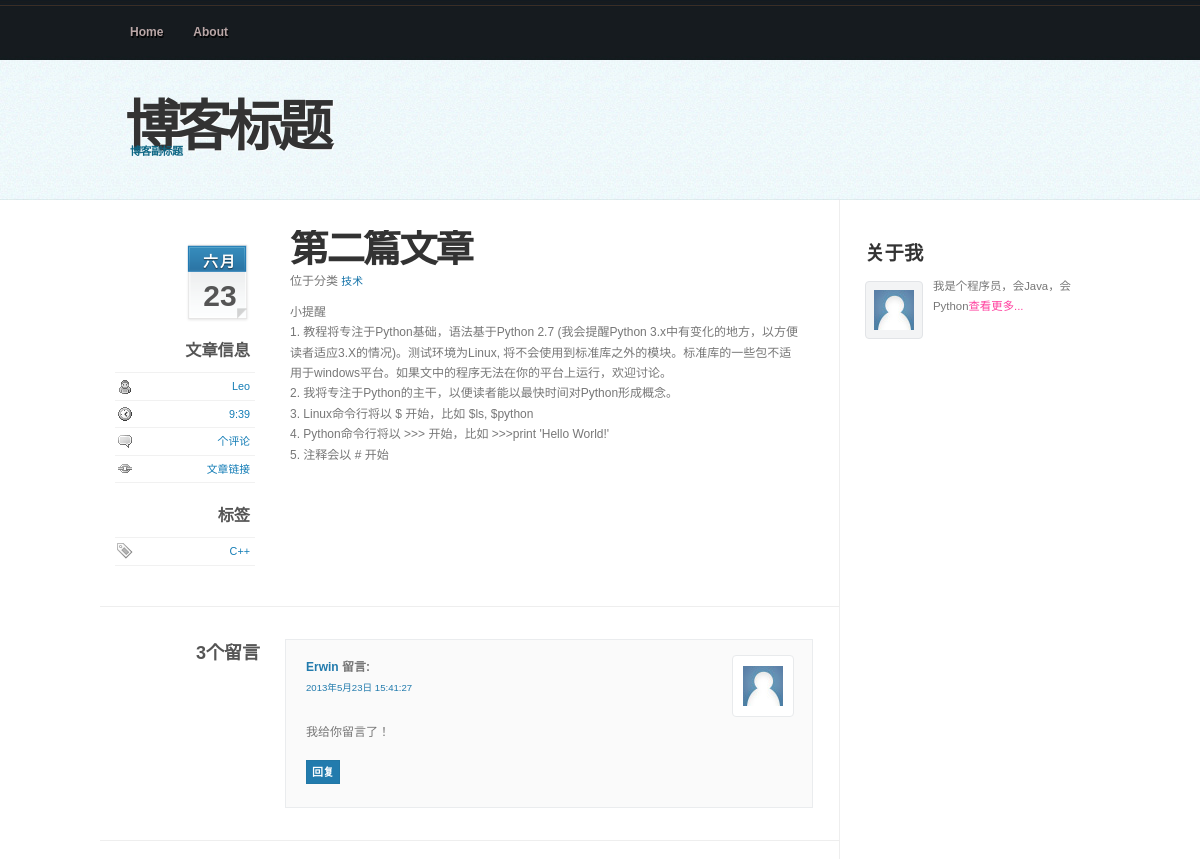
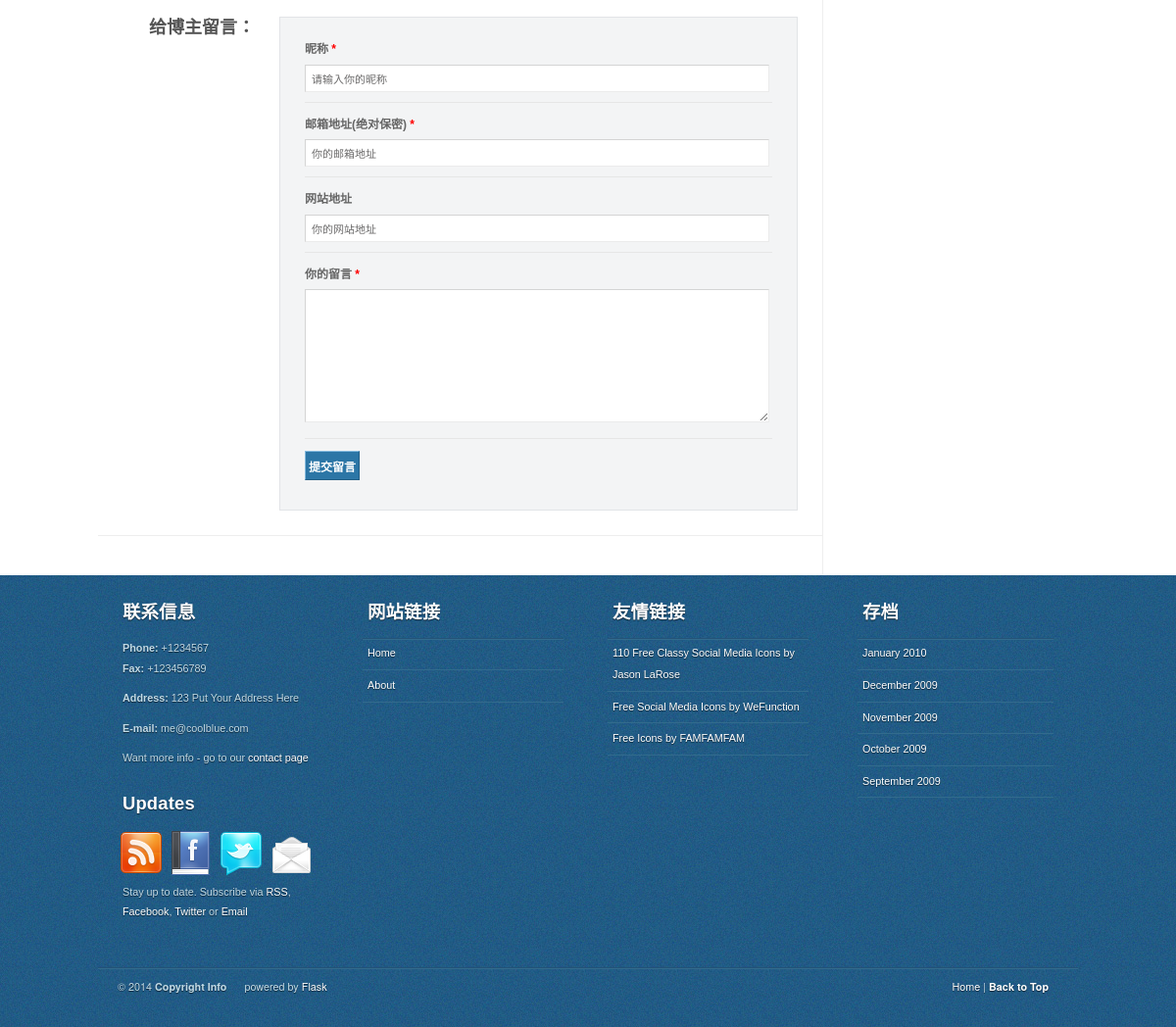
Page /blog/2 on the committed database (2 pictures, top to bottom).
### models.py (models this page shows, shortened)
class Setting(db.Model):
	id            = db.Column(db.Integer, primary_key=True)
	blog_title    = db.Column(db.String(120), nullable=False)
	blog_subtitle = db.Column(db.String(120))
	about_author  = db.Column(db.String(300))
	about_detail  = db.Column(db.Text)

class Article(db.Model):
	id          = db.Column(db.Integer, primary_key=True)
	title       = db.Column(db.String(50), nullable=False)
	content     = db.Column(db.Text)
	create_time = db.Column(db.DateTime, default=datetime.now)
	modify_time = db.Column(db.DateTime, default=datetime.now, \
		onupdate=datetime.now)
	category_id = db.Column(db.Integer, db.ForeignKey('category.id'))
	category    = db.relationship('Category', backref='articles')
	messages    = db.relationship('Message', backref='article')
	tags        = db.relationship('Tag', secondary=article_tags_table)
	user_id     = db.Column(db.Integer, db.ForeignKey('user.id'))
	author      = db.relationship('User')

class Category(db.Model):
	id   = db.Column(db.Integer, primary_key=True)
	name = db.Column(db.String(50), nullable=False)

class User(db.Model):
	id = db.Column(db.Integer, primary_key=True)
	name = db.Column(db.String(50), nullable=False)

class Tag(db.Model):
	id   = db.Column(db.Integer, primary_key=True)
	name = db.Column(db.String(30), nullable=False)

### views.py (the view)
@app.route('/blog/<int:id>')
def show(id):
	article = Article.query.get(id)
	return render_template('show.html', article=article, \
		**_global_dicts())

### views.py (called while the page is built)
def _dateformat(dt):
    mon = Mons[str(dt.month)]
    return u'%s月<span>%d</span>' % (mon, dt.day)

def _timeformat(dt):
    return u'%d:%d' % (dt.hour, dt.minute)

def _global_dicts():
	'''
	全局变量
	'''
	setting = Setting.query.get(1)
	dicts = {
		'blog':setting
	}
	return dicts

### templates/show.html (shortened to what this page needs)
{% extends 'common.html' %}
{% block main %}
      <div class="post">
        <div class="right">
          <h2>
            <a href="#">{{ article.title }}</a>
          </h2>
          <p class="post-info">
            位于分类 <a href="#">{{ article.category.name }}</a>
          </p>
          <p>
          {{ article.content|safe }}
          </p>
        </div>
        <div class="left">
          <p class="dateinfo">
            {{ article.create_time|dateformat|safe }}
          </p>
          <div class="post-meta">
            <h4>文章信息</h4>
            <ul>
              <li class="user">{{ article.author.name }}</li>
              <li class="time">{{ article.create_time|timeformat|safe }}</li>
              <li class="comment"><a href="#">{{ article.messages.length }}个评论</a></li>
              <li class="permalink"><a href="/blog/{{ article.id }}">文章链接</a></li>
            </ul>
          </div>
          <div class="post-meta">
            <h4>标签</h4>
            <ul class="tags">
              {% for tag in article.tags %}
              <li><a href="/tag/{{ tag.id }}">{{ tag.name }}</a></li>
              {% endfor %}
            </ul>
          </div>
        </div>
      </div>
      <div class="post-bottom-section">
        <h4>3个留言</h4>
        <div class="right">
          <ol class="commentlist">
            <li class="depth-1">
              <div class="comment-info"> <img width="40" height="40" class="avatar" src="/static/images/gravatar.jpg" alt=""> <cite> <a href="javascript:void(0);">Erwin</a> 留言: <br>
                <span class="comment-data"><a href="javascript:void(0);">2013年5月23日 15:41:27</a></span> </cite> </div>
              <div class="comment-text">
                <p>我给你留言了！</p>
                <div class="reply"> <a href="#msg2me" class="comment-reply-link">回复</a> </div>
              </div>
            </li>
          </ol>
        </div>
      </div>
      <div class="post-bottom-section">
        <h4>给博主留言：</h4>
        <div id="msg2me" class="right">
          <form id="commentform" method="post" action="/message">
            <p>
              <label for="nickname">昵称</label>&nbsp;<font color="red"><b>*</b></font>
              <br>
              <input type="text" tabindex="1" value="" name="nickname" id="name">
            </p>
            <p>
              <label for="email">邮箱地址(绝对保密)</label>&nbsp;<font color="red"><b>*</b></font>
              <br>
              <input type="text" tabindex="2" value="你的邮箱地址" name="email" id="email">
            </p>
            <p>
              <label for="address">网站地址</label>
              <br>
              <input type="text" tabindex="3" value="你的网站地址" name="address" id="website">
            </p>
            <p>
              <label for="content">你的留言</label>&nbsp;<font color="red"><b>*</b></font>
              <br>
              <textarea tabindex="4" cols="20" rows="10" name="content" id="message"></textarea>
            </p>
            <p class="no-border">
              <input type="submit" tabindex="5" value="提交留言" class="button">
            </p>
          </form>
        </div>
      </div>
{% endblock %}

### templates/common.html (shortened to what this page needs)
{% extends 'base.html' %}
{% block header %}
<h1 id="logo-text">
<a href="/">{{blog.blog_title}}</a>
</h1>
<p id="slogan">{{blog.blog_subtitle}}</p>
<div id="nav">
	<ul>
		<li {{ focus('home', current) }}><a href="/">Home</a></li>
		<li {{ focus('about', current) }}><a href="/about">About</a></li>
	</ul>
</div>
{% endblock %}
{% block sidebar %}
<div class="about-me">
  <h3>关于我</h3>
  <p>
    <a href="#"><img src="/static/images/gravatar.jpg" width="40"
      height="40" alt="" class="float-left" /></a>{{ blog.about_author }}<a href="/about">查看更多...</a>
  </p>
</div>
{% endblock %}
{% block sitelinks %}
<li><a href="/">Home</a></li>
<li><a href="/about">About</a></li>
{% endblock %}

### static/css/enhancements.css (style rules this page uses)
img { -moz-border-radius: 4px; -webkit-border-radius: 4px; border-radius: 4px; }
#header h1#logo-text a { text-shadow: 1px 1px 0 #fff; }
#header #nav ul, #header p#rss a { text-shadow: 1px 2px 0 rgba(0,0,0,0.9); }
.left p.dateinfo { text-shadow: 0 1px 1px rgba(0, 0, 0, 0.6); }
.left p.dateinfo span { text-shadow: none; }

### rows in the picture
Setting: blog_title "博客标题", blog_subtitle "博客副标题", about_author "我是个程序员，会Java，会Python"
Article: title "第二篇文章", content "小提醒 1. 教程将专注于Python基础，语法基于Python 2.7 (我会提醒Python 3.x中有变化的地方，以方便读者适应3.X的情况)。测试环境为Linux, 将不会使用到标准库之外的模块。标准库的一些包不适用于windows平台。如果文中的程序无法在你的平台上运行，欢迎讨论。 2. 我将专注于Python的主干，以便读者能以最快时间对Python形成概念。 3. Linux命令行将以 $ 开始，比如 $ls, $python 4. Python命令行将以 >>> 开始，比如 >>>print 'Hello World!' 5. 注释会以 # 开始", create_time "六月 23", create_time "9:39"
Category: category.name "技术"
User: author.name "Leo"
Tag: name "C++"
